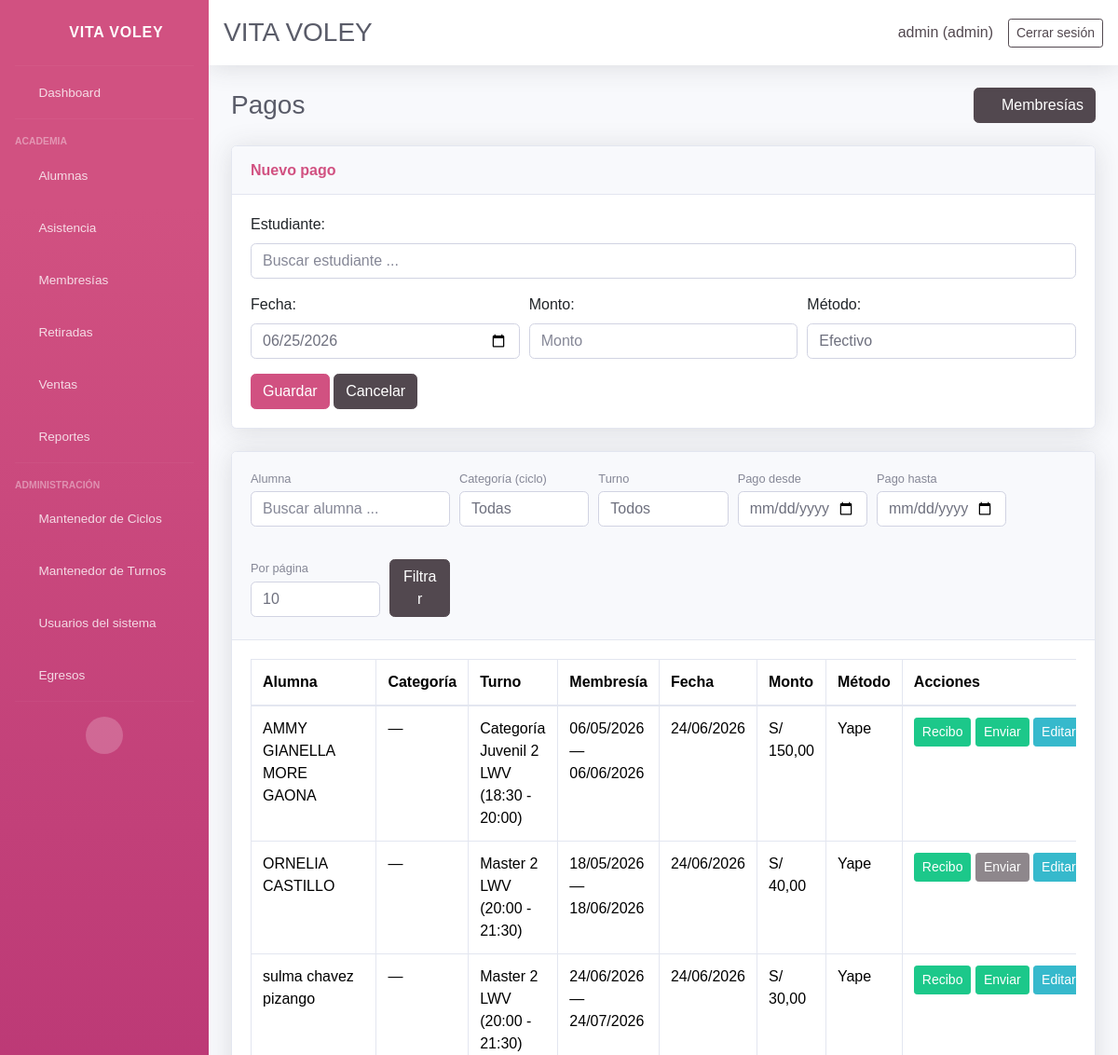
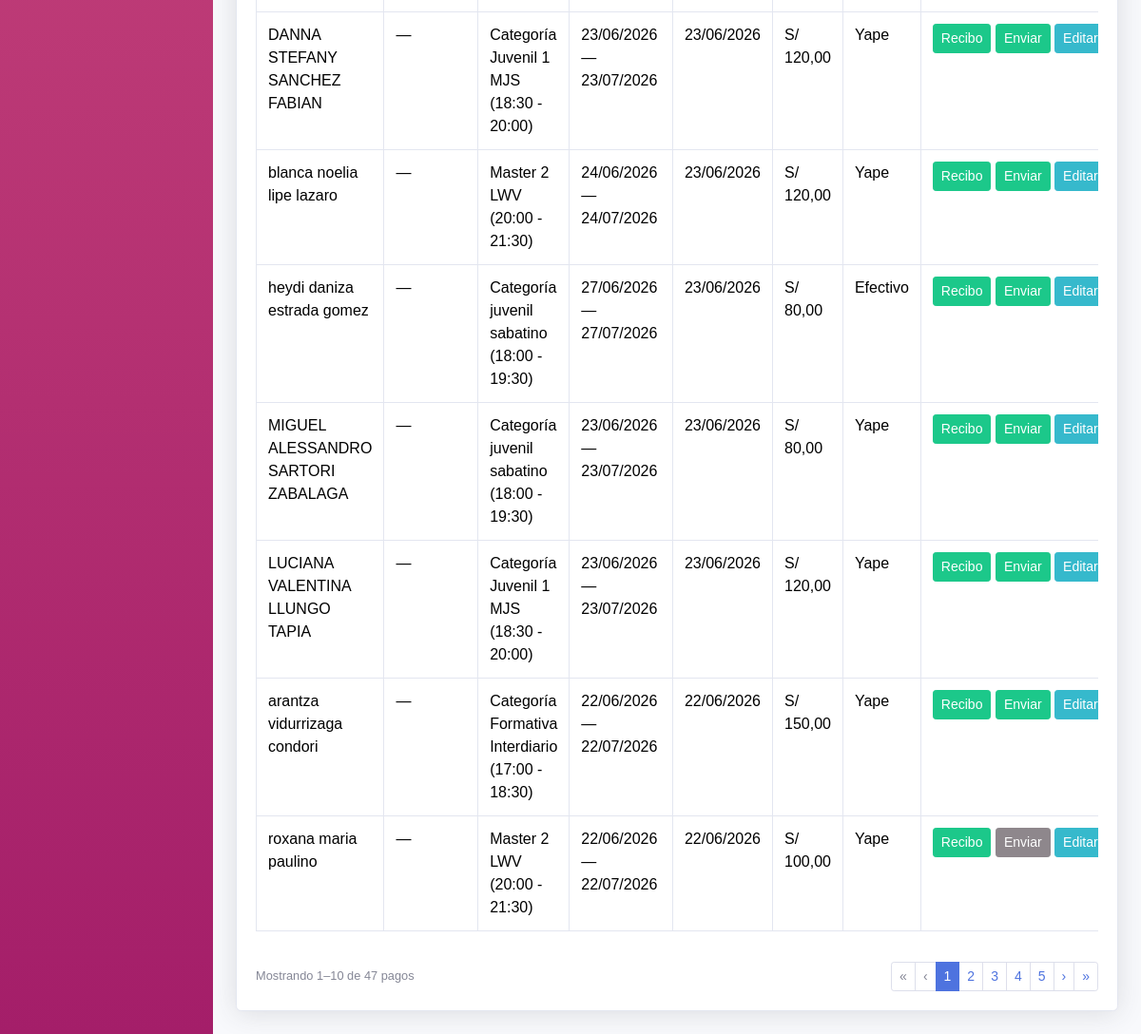
Page /memberships/payments/ (signed in) on the committed database (2 pictures, top to bottom).
### core/models.py (models this page shows, shortened)
class Payment(models.Model):
    membership = models.ForeignKey(
        Membership,
        on_delete=models.CASCADE,
        related_name='payments',
        blank=True,
        null=True,
    )
    student = models.ForeignKey(Student, on_delete=models.CASCADE, related_name='payments')
    date = models.DateField(default=timezone.now)
    amount = models.DecimalField(max_digits=10, decimal_places=2)
    method = models.CharField(max_length=20, choices=PAYMENT_METHOD_CHOICES, default='efectivo')
    class Meta:
        ordering = ['-date']

class Student(models.Model):
    ENROLLMENT_STATUS_CHOICES = ENROLLMENT_STATUS_CHOICES
    name = models.CharField(max_length=120)
    age = models.PositiveSmallIntegerField(blank=True, null=True)
    dni = models.CharField(max_length=15, blank=True, null=True)
    email = models.EmailField(blank=True, null=True)
    contact = models.CharField(max_length=200, blank=True, null=True, verbose_name='Teléfono del estudiante')
    gender = models.CharField(max_length=10, choices=GENDER_CHOICES, blank=True, null=True, verbose_name='Género')
    cycle = models.ForeignKey(
        Cycle,
        on_delete=models.SET_NULL,
        blank=True,
        null=True,
        related_name='students',
        verbose_name='Ciclo',
    )
    student_condition = models.CharField(
        max_length=20,
        choices=STUDENT_CONDITION_CHOICES,
        default='regular',
        verbose_name='Condición del alumno',
    )
    school = models.CharField(max_length=120, blank=True, null=True, verbose_name='Colegio')
    size = models.CharField(max_length=5, choices=SIZE_CHOICES, blank=True, null=True, verbose_name='Talla')
    referral_source = models.CharField(max_length=200, blank=True, null=True, verbose_name='¿Cómo se enteró de la academia?')
    uniform_delivered = models.BooleanField(default=False, verbose_name='Se entregó uniforme')
    guardian = models.CharField(max_length=120, blank=True, null=True, verbose_name='Nombre del apoderado')
    guardian_dni = models.CharField(max_length=15, blank=True, null=True, verbose_name='DNI del apoderado')
    guardian_birth_date = models.DateField(blank=True, null=True, verbose_name='Fecha de nacimiento del apoderado')
    guardian_gender = models.CharField(
        max_length=10,
        choices=GENDER_CHOICES,
        blank=True,
        null=True,
        verbose_name='Género del apoderado',
    )
    guardian_phone = models.CharField(max_length=200, blank=True, null=True, verbose_name='Teléfono del apoderado')
    address = models.TextField(blank=True, null=True)
    shift = models.ForeignKey(Shift, on_delete=models.PROTECT, blank=True, null=True, related_name='students')
    enrollment_status = models.CharField(max_length=10, choices=ENROLLMENT_STATUS_CHOICES, default='active')
    retired = models.BooleanField(default=False)
    retired_reason = models.TextField(blank=True, null=True)
    retired_at = models.DateField(blank=True, null=True)
    monthly_fee = models.DecimalField(max_digits=10, decimal_places=2, blank=True, null=True)
    enrollment_date = models.DateField(blank=True, null=True)
    membership_start = models.DateField(blank=True, null=True, verbose_name='Inicio de membresía')
    membership_end = models.DateField(blank=True, null=True, verbose_name='Fin de membresía')
    birth_date = models.DateField(blank=True, null=True)
    attendance_days = models.JSONField(default=list, blank=True)
    created_at = models.DateTimeField(auto_now_add=True)
    class Meta:
        ordering = ['name']
    @property
    def active(self):
        return not self.retired and self.enrollment_status == 'active'
    @staticmethod
    def _whatsapp_url_from_phone(phone):
        if not phone:
            return None
        digits = ''.join(ch for ch in phone if ch.isdigit())
        if not digits:
            return None
        if digits.startswith('00'):
            digits = digits[2:]
        if len(digits) == 9:
            digits = '51' + digits
        elif len(digits) == 10 and digits.startswith('0'):
            digits = '51' + digits[1:]
        if len(digits) < 9:
            return None
        return f'https://wa.me/{digits}'
    @property
    def whatsapp_url(self):
        return self._whatsapp_url_from_phone(self.guardian_phone)
    def get_shift_display(self):
        if not self.shift:
            return ''
        return str(self.shift)

class Shift(models.Model):
    name = models.CharField(max_length=120)
    start_time = models.TimeField()
    end_time = models.TimeField()
    active_days = models.JSONField(default=list, blank=True)
    created_at = models.DateTimeField(auto_now_add=True)
    class Meta:
        ordering = ['name']
    @property
    def schedule(self):
        return f"{self.start_time.strftime('%H:%M')} - {self.end_time.strftime('%H:%M')}"
    def __str__(self):
        return f"{self.name} ({self.schedule})"

class Membership(models.Model):
    student = models.ForeignKey(Student, on_delete=models.CASCADE, related_name='memberships')
    start_date = models.DateField()
    end_date = models.DateField()
    amount_due = models.DecimalField(max_digits=10, decimal_places=2, default=0)
    status = models.CharField(max_length=20, choices=MEMBERSHIP_STATUS_CHOICES, default='debt')
    renewed_from = models.ForeignKey(
        'self',
        on_delete=models.SET_NULL,
        blank=True,
        null=True,
        related_name='renewals',
    )
    notes = models.TextField(blank=True, null=True)
    created_at = models.DateTimeField(auto_now_add=True)
    class Meta:
        ordering = ['-start_date', '-created_at']

### core/views_membership.py (the view, shortened to what this page needs)
# urls.py: path('memberships/payments/', views_membership.membership_payments_list, name='membership_payments_list'),
@login_required(login_url='login')
def membership_payments_list(request):
    payments_qs = Payment.objects.select_related(
        'membership', 'membership__student', 'student', 'student__shift',
    ).order_by('-date')
    payments, filter_ctx = _apply_payment_list_filters(payments_qs, request)
    form = PaymentCreateForm(request.POST or None)
    page_obj, per_page = _paginate(payments, request)
    return render(request, 'core/memberships/payments_list.html', {
        'page_obj': page_obj,
        'per_page': per_page,
        'page_sizes': PAGE_SIZES,
        'list_query': urlencode(_payment_list_query_params(request)),
        'form': form,
        'cycle_choices': active_cycle_choices(),
        'edit_mode': False,
        'is_secretary': _is_secretary(request.user),
        **filter_ctx,
    })

### core/templates/core/memberships/payments_list.html (shortened to what this page needs)
{% extends 'core/base.html' %}
{% block content %}
<div class="d-sm-flex align-items-center justify-content-between mb-4">
    <h1 class="h3 mb-0 text-gray-800">Pagos</h1>
    <a class="btn btn-secondary" href="{% url 'memberships_list' %}"><i class="fas fa-id-card"></i> Membresías</a>
</div>
{% if edit_mode %}
<div class="card shadow mb-4">
    <div class="card-header py-3">
        <h6 class="m-0 font-weight-bold text-primary">Editar pago</h6>
    </div>
    <div class="card-body">
        <form method="post">
            {% csrf_token %}
            <div class="form-group">{{ form.membership.label_tag }} {{ form.membership }}</div>
            <div class="form-group">{{ form.date.label_tag }} {{ form.date }}</div>
            <div class="form-group">{{ form.amount.label_tag }} {{ form.amount }}</div>
            <div class="form-group">{{ form.method.label_tag }} {{ form.method }}</div>
            <button class="btn btn-primary" type="submit">Guardar</button>
            <a class="btn btn-secondary" href="{% url 'membership_payments_list' %}">Cancelar</a>
        </form>
    </div>
</div>
{% else %}
<div class="card shadow mb-4">
    <div class="card-header py-3">
        <h6 class="m-0 font-weight-bold text-primary">Nuevo pago</h6>
    </div>
    <div class="card-body">
        <form method="post" id="payment-create-form">
            <div class="form-group mb-3 position-relative">
                {{ form.student_search.label_tag }}
                {{ form.student_search }}
            </div>
            <div class="form-row">
                <div class="form-group col-md-4">{{ form.date.label_tag }} {{ form.date }}</div>
                <div class="form-group col-md-4">{{ form.amount.label_tag }} {{ form.amount }}{% if form.amount.errors %}<div class="text-danger small">{{ form.amount.errors }}</div>{% endif %}</div>
                <div class="form-group col-md-4">{{ form.method.label_tag }} {{ form.method }}</div>
            </div>
            <button class="btn btn-primary" type="submit">Guardar</button>
            <a class="btn btn-secondary" href="{% url 'membership_payments_list' %}">Cancelar</a>
        </form>
    </div>
</div>
{% endif %}
<div class="card shadow mb-4">
    <div class="card-header py-3">
        <form method="get" action="{% url 'membership_payments_list' %}" class="form-row align-items-end">
            <div class="form-group col-md-4 col-lg-3 mb-2 position-relative">
                <label class="small text-muted mb-1">Alumna</label>
                <input type="search" id="filter-student-search" class="form-control" placeholder="Buscar alumna ..." autocomplete="off" value="{{ selected_student_label }}">
            </div>
            <div class="form-group col-md-4 col-lg-2 mb-2">
                <label class="small text-muted mb-1">Categoría (ciclo)</label>
                <select name="cycle" class="form-control">
                    <option value="">Todas</option>
                </select>
            </div>
            <div class="form-group col-md-4 col-lg-2 mb-2">
                <label class="small text-muted mb-1">Turno</label>
                <select name="shift" class="form-control">
                    <option value="">Todos</option>
                </select>
            </div>
            <div class="form-group col-md-4 col-lg-2 mb-2">
                <label class="small text-muted mb-1">Pago desde</label>
                <input type="date" name="date_from" class="form-control" value="{{ date_from }}">
            </div>
            <div class="form-group col-md-4 col-lg-2 mb-2">
                <label class="small text-muted mb-1">Pago hasta</label>
                <input type="date" name="date_to" class="form-control" value="{{ date_to }}">
            </div>
            <div class="form-group col-md-4 col-lg-2 mb-2">
                <label class="small text-muted mb-1">Por página</label>
                <select name="per_page" class="form-control">
                    {% for size in page_sizes %}
                    <option value="{{ size }}" {% if per_page == size %}selected{% endif %}>{{ size }}</option>
                    {% endfor %}
                </select>
            </div>
            <div class="form-group col-md-4 col-lg-1 mb-2">
                <label class="small text-muted mb-1">&nbsp;</label>
                <button class="btn btn-secondary btn-block" type="submit">Filtrar</button>
            </div>
        </form>
    </div>
    <div class="card-body">
        <div class="table-responsive">
            <table class="table table-bordered">
                <thead>
                    <tr>
                        <th>Alumna</th>
                        <th>Categoría</th>
                        <th>Turno</th>
                        <th>Membresía</th>
                        <th>Fecha</th>
                        <th>Monto</th>
                        <th>Método</th>
                        <th>Acciones</th>
                    </tr>
                </thead>
                <tbody>
                    {% for payment in page_obj %}
                    <tr>
                        <td>{{ payment.student.name }}</td>
                        <td>{{ payment.student.get_cycle_display|default:"—" }}</td>
                        <td>{{ payment.student.get_shift_display|default:"—" }}</td>
                        <td>
                            {% if payment.membership %}
                            {{ payment.membership.start_date|date:"d/m/Y" }} — {{ payment.membership.end_date|date:"d/m/Y" }}
                            {% else %}—{% endif %}
                        </td>
                        <td>{{ payment.date|date:"d/m/Y" }}</td>
                        <td>S/ {{ payment.amount }}</td>
                        <td>{{ payment.get_method_display }}</td>
                        <td class="text-nowrap">
                            {% if payment.membership %}
                            <a class="btn btn-sm btn-success" href="{% url 'membership_payment_receipt' payment.membership.id payment.id %}" target="_blank">Recibo</a>
                            {% endif %}
                            {% if payment.student.whatsapp_url and payment.membership %}
                            <button type="button" class="btn btn-sm btn-success send-receipt" data-receipt-url="{% url 'membership_payment_receipt' payment.membership.id payment.id %}" data-whatsapp-url="{{ payment.student.whatsapp_url }}" data-student-name="{{ payment.student.name }}">
                                Enviar
                            </button>
                            {% elif payment.membership %}
                            <button type="button" class="btn btn-sm btn-secondary" disabled title="No hay WhatsApp del apoderado">Enviar</button>
                            {% endif %}
                            <a class="btn btn-sm btn-info" href="{% url 'membership_payment_edit' payment.id %}">Editar</a>
                        </td>
                    </tr>
                    {% empty %}
                    <tr><td colspan="8">No hay pagos.</td></tr>
                    {% endfor %}
                </tbody>
            </table>
        </div>
        {% include 'core/_pagination.html' with item_label='pago' %}
    </div>
</div>
{% endblock %}

### core/templates/core/header.html (shortened to what this page needs)
<nav class="navbar navbar-expand navbar-light bg-white topbar mb-4 static-top shadow">
    <div class="d-flex align-items-center w-100 justify-content-between">
        <h1 class="h3 mb-0 text-gray-800">VITA VOLEY</h1>
        {% if user.is_authenticated %}
        <div class="d-flex align-items-center">
            <span class="mr-3 text-secondary">{{ request.user.username }} ({{ user_role|default:'Usuario' }})</span>
            <a href="{% url 'logout' %}" class="btn btn-sm btn-outline-secondary">Cerrar sesión</a>
        </div>
        {% endif %}
    </div>
</nav>

### rows in the picture
Payment: student.name "AMMY GIANELLA MORE GAONA", student.cycle "—", student.shift "Categoría Juvenil 2 LWV (18:30 - 20:00)", membership.start_date "06/05/2026", membership.end_date "06/06/2026", date "24/06/2026", amount "150,00", method "Yape", shows "Recibo"
Payment: student.name "ORNELIA CASTILLO", student.cycle "—", student.shift "Master 2 LWV (20:00 - 21:30)", membership.start_date "18/05/2026", membership.end_date "18/06/2026", date "24/06/2026", amount "40,00", method "Yape", shows "Recibo", shows "Enviar"
Payment: student.name "sulma chavez pizango", student.cycle "—", student.shift "Master 2 LWV (20:00 - 21:30)", membership.start_date "24/06/2026", membership.end_date "24/07/2026", date "24/06/2026", amount "30,00", method "Yape", shows "Recibo"
Payment: student.name "DANNA STEFANY SANCHEZ FABIAN", student.cycle "—", student.shift "Categoría Juvenil 1 MJS (18:30 - 20:00)", membership.start_date "23/06/2026", membership.end_date "23/07/2026", date "23/06/2026", amount "120,00", method "Yape", shows "Recibo"
Payment: student.name "blanca noelia lipe lazaro", student.cycle "—", student.shift "Master 2 LWV (20:00 - 21:30)", membership.start_date "24/06/2026", membership.end_date "24/07/2026", date "23/06/2026", amount "120,00", method "Yape", shows "Recibo"
Payment: student.name "heydi daniza estrada gomez", student.cycle "—", student.shift "Categoría juvenil sabatino (18:00 - 19:30)", membership.start_date "27/06/2026", membership.end_date "27/07/2026", date "23/06/2026", amount "80,00", method "Efectivo", shows "Recibo"
Payment: student.name "MIGUEL ALESSANDRO SARTORI ZABALAGA", student.cycle "—", student.shift "Categoría juvenil sabatino (18:00 - 19:30)", membership.start_date "23/06/2026", membership.end_date "23/07/2026", date "23/06/2026", amount "80,00", method "Yape", shows "Recibo"
Payment: student.name "LUCIANA VALENTINA LLUNGO TAPIA", student.cycle "—", student.shift "Categoría Juvenil 1 MJS (18:30 - 20:00)", membership.start_date "23/06/2026", membership.end_date "23/07/2026", date "23/06/2026", amount "120,00", method "Yape", shows "Recibo"
Payment: student.name "arantza vidurrizaga condori", student.cycle "—", student.shift "Categoría Formativa Interdiario (17:00 - 18:30)", membership.start_date "22/06/2026", membership.end_date "22/07/2026", date "22/06/2026", amount "150,00", method "Yape", shows "Recibo"
Payment: student.name "roxana maria paulino", student.cycle "—", student.shift "Master 2 LWV (20:00 - 21:30)", membership.start_date "22/06/2026", membership.end_date "22/07/2026", date "22/06/2026", amount "100,00", method "Yape", shows "Recibo", shows "Enviar"

### other values in the picture
{{ request.user.username }} "admin"
{{ user_role|default:'Usuario' }} "admin"
{{ page_obj.start_index }} "1"
{{ page_obj.end_index }} "10"
{{ page_obj.paginator.count }} "47"
{{ item_label }} "pago"
{{ num }} "1"
{{ num }} "2" "3" "4" "5"
form field per_page "10"
